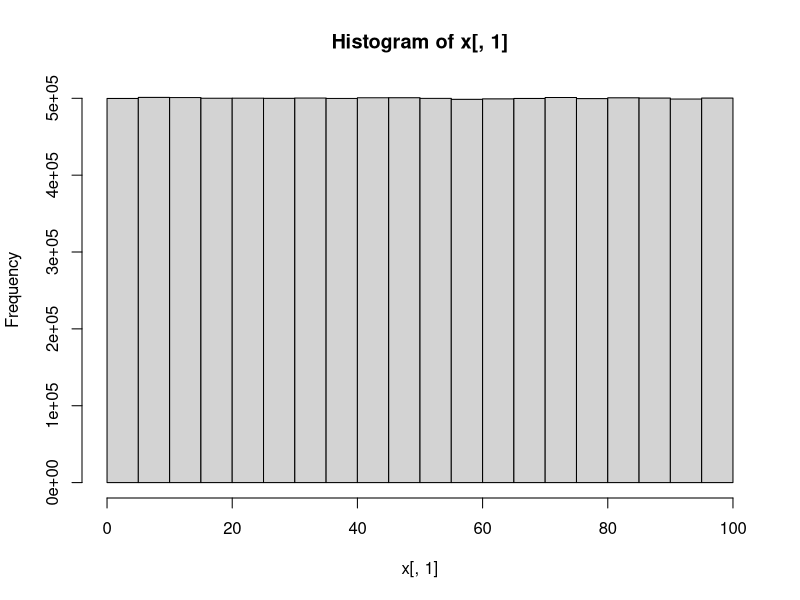
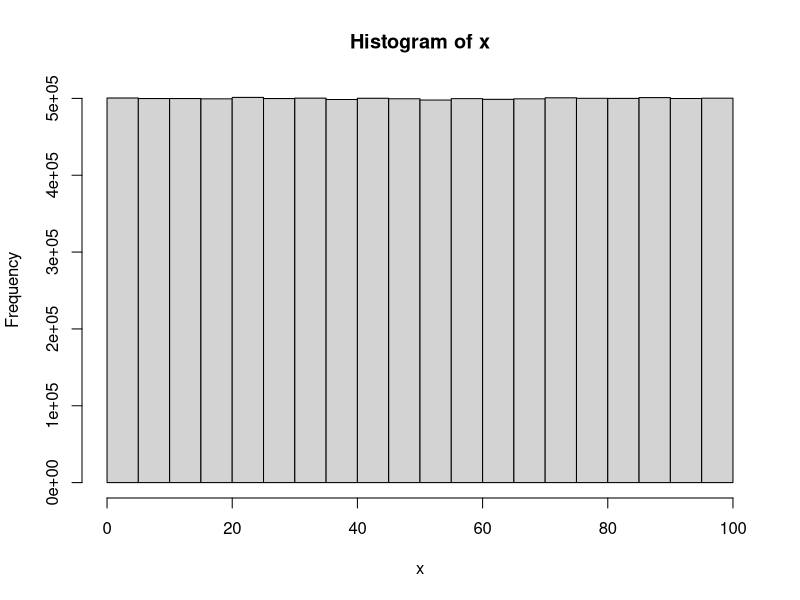

Write R code to recreate these figures, in order.
lambda=10
L=100
nsim=10^4
x=c()
for (i in 1:nsim){
  S=0
  while (TRUE) {
    S=S+rexp(1,rate = lambda)
    if(S>L){
      break
    }
    x[length(x)+1]=S
    x[length(x)+1]=i
  }
}
x=matrix(x,ncol=2,byrow = TRUE)
hist(x[,1])

## next method

lambda=10
L=100
nsim=10^4
x=c()
for (i in 1:nsim){
  n=rpois(1,lambda = lambda*L)
  newpoints=runif(n,min=0,max=L)
  x[1:n+length(x)+1]=newpoints
}
hist(x)
